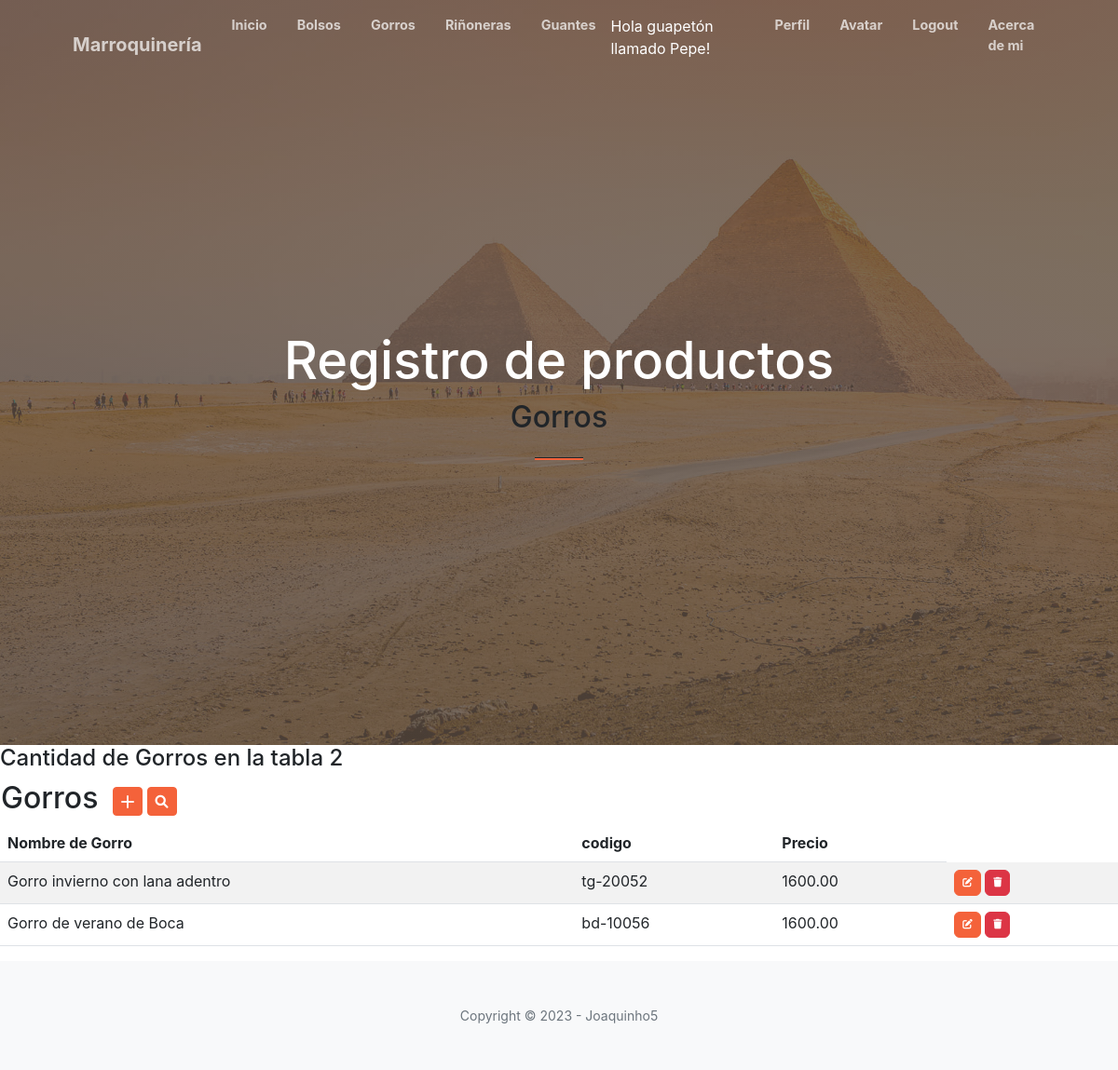
The app's page /gorros/ (signed in) with its own data.
### aplicacion/models.py (models this page shows, shortened)
class Gorro(models.Model):
    nombre = models.CharField(max_length=200)
    codigo = models.CharField(max_length=200)
    precio = models.DecimalField(max_digits=10, decimal_places=2)

### aplicacion/views.py (the view)
# urls.py: path('gorros/', gorro, name="gorro"),
@login_required
def gorro(request):
    contexto = {'Gorros': Gorro.objects.all()}
    return render(request, "aplicacion/gorro.html", contexto)

### aplicacion/templates/aplicacion/gorro.html (shortened to what this page needs)
{% extends 'aplicacion/base.html' %}
{% load static %}
{% block titulo %}
    Gorros
{% endblock titulo %}
{% block contenido %}
<h4>Cantidad de Gorros en la tabla {{ Gorros|length }}</h4>
<table>
    <tr>
        <td width="120"><h2>Gorros</h2></td>
        <td>
            <a href="{% url 'createGorro' %}" class="btn btn-primary btn-sm">
                <i class="bi bi-plus-lg" title="New Record"></i>
            </a>
            <a href="{% url 'buscar_gorro' %}" class="btn btn-primary btn-sm">
                <i class="fa-solid fa-magnifying-glass"></i>
            </a>
        </td>
    </tr>
</table>
<table class="table table-striped">
    <thead>
        <tr>
            <th>Nombre de Gorro</th>
            <th>codigo</th>
            <th>Precio</th>
        </tr>
    </thead>
    <tbody>
{% for g in Gorros %}
        <tr>
            <td>{{ g.nombre }}</td>
            <td>{{ g.codigo }}</td>
            <td>{{ g.precio }}</td>
            <td>
                <a href="{% url 'updateGorro' g.id %}" class="btn btn-primary" style="--bs-btn-padding-y: .25rem; --bs-btn-padding-x: .5rem; --bs-btn-font-size: .75rem;">
                </a>
                <a href="{% url 'deleteGorro' g.id %}" class="btn btn-danger" style="--bs-btn-padding-y: .25rem; --bs-btn-padding-x: .5rem; --bs-btn-font-size: .75rem;">
                </a>
            </td>
        </tr>
{% endfor %}
    </tbody>
</table>
{% endblock contenido %}

### aplicacion/templates/aplicacion/base.html (shortened to what this page needs)
<!DOCTYPE html>
<html lang="en">
    <head>
        {% load static %}
        <link href="https://cdn.jsdelivr.net/npm/bootstrap-icons@1.5.0/font/bootstrap-icons.css" rel="stylesheet" />
        <link href="https://cdnjs.cloudflare.com/ajax/libs/font-awesome/5.15.4/css/all.min.css" rel="stylesheet" />
        <link rel="stylesheet" href="https://cdnjs.cloudflare.com/ajax/libs/font-awesome/6.0.0-beta3/css/all.min.css">
        <link href="https://cdnjs.cloudflare.com/ajax/libs/SimpleLightbox/2.1.0/simpleLightbox.min.css" rel="stylesheet" />
        <link href="{% static 'aplicacion/css/styles.css' %}" rel="stylesheet" />
    </head>
    <body id="page-top">
        <nav class="navbar navbar-expand-lg navbar-light fixed-top py-3" id="mainNav">
            <div class="container px-4 px-lg-5">
                <a class="navbar-brand" href="#page-top">Marroquinería</a>
                <div class="collapse navbar-collapse" id="navbarResponsive">
                    <ul class="navbar-nav ms-auto my-2 my-lg-0">
                        <li class="nav-item"><a class="nav-link" href="{% url 'base' %}">Inicio</a></li>
                        {% if user.is_authenticated %}
                        <li class="nav-item"><a class="nav-link" href="{% url 'bolso' %}">Bolsos</a></li>
                        <li class="nav-item"><a class="nav-link" href="{% url 'gorro' %}">Gorros</a></li>
                        <li class="nav-item"><a class="nav-link" href="{% url 'rinionera' %}">Riñoneras</a></li>
                        <li class="nav-item"><a class="nav-link" href="{% url 'guante' %}">Guantes</a></li>
                        <p style="color:white">Hola guapetón llamado {{user.username}}!</p>
                        <li class="nav-item"><a class="nav-link" href="{% url 'editar_perfil' %}">Perfil</a>
                        <li class="nav-item"><a class="nav-link" href="{% url 'agregar_avatar' %}">Avatar</a>
                        <li class="nav-item"><a class="nav-link" href="{% url 'logout' %}">Logout</a>
                        {% else %}
                        <li class="nav-item"><a class="nav-link" href="{% url 'registro' %}">Registro</a>
                        <li class="nav-item"><a class="nav-link" href="{% url 'login' %}">Login</a>
                        {% endif %}
                        <li class="nav-item"><a class="nav-link" href="{% url 'about' %}">Acerca de mi</a>
                    </ul>
                </div>
            </div>
        </nav>
        <header class="masthead">
            <div class="container px-4 px-lg-5 h-100">
                <div class="row gx-4 gx-lg-5 h-100 align-items-center justify-content-center text-center">
                    <div class="col-lg-8 align-self-end">
                        <h1 class="text-white font-weight-bold">Registro de productos</h1>
                        <h2>
                            {% block titulo %}
                            {% endblock titulo %}
                        </h2>
                        <hr class="divider" />
                    </div>
                </div>
            </div>
        </header>
        {% block contenido %}
        {% endblock contenido %}
        <footer class="bg-light py-5">
            <div class="container px-4 px-lg-5"><div class="small text-center text-muted">Copyright &copy; 2023 - Joaquinho5</div></div>
        </footer>
    </body>
</html>

### records on screen
Gorro: nombre "Gorro invierno con lana adentro", codigo "tg-20052", precio "1600.00"
Gorro: nombre "Gorro de verano de Boca", codigo "bd-10056", precio "1600.00"

### other values on screen
{{ user.username }} "Pepe"
{{ Gorros|length }} "2"
